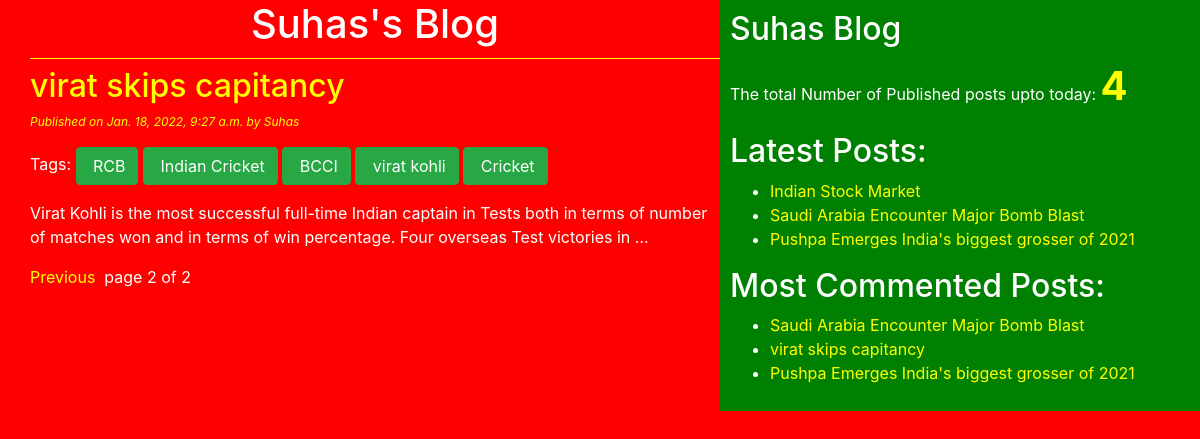
Screenshot of /?page=2 with the database file from the repository.
### testapp/models.py (models this page shows, shortened)
class Post(models.Model):
    STATUS_CHOICES=(('draft','Draft'),('published','Published'))
    title=models.CharField(max_length=250)
    slug=models.SlugField(max_length=400)
    author=models.ForeignKey(User,related_name='blog_posts',on_delete=models.CASCADE)
    body=models.TextField()
    publish=models.DateTimeField(default=timezone.now)
    created=models.DateTimeField(auto_now_add=True)
    updated=models.DateTimeField(auto_now=True)
    status=models.CharField(max_length=10,choices=STATUS_CHOICES,default='draft')
    tags=TaggableManager()
    class Meta:
        ordering=('-publish',)
    def get_absolute_url(self):
        return reverse('blog_detail',args=[self.publish.year,self.publish.strftime('%m'),self.publish.strftime('%d'),self.slug])

### testapp/views.py (the view)
# urls.py: path('', views.post_list_view),
def post_list_view(request,tag_slug=None):
    post_list=Post.objects.all()
    tag=None
    if tag_slug:
        tag=get_object_or_404(Tag,slug=tag_slug)
        post_list=post_list.filter(tags__in=[tag])
    paginator=Paginator(post_list,3)
    page_number=request.GET.get('page')
    try:
        post_list=paginator.page(page_number)
    except PageNotAnInteger:
        post_list=paginator.page(1)
    except EmptyPage:
        post_list=paginator.page(paginator.num_pages)
    return render(request,'testapp/post_list.html',{'post_list':post_list,'tag':tag})

### testapp/templatetags/blog_tags.py (called while the page is built)
@register.simple_tag(name='my_tag')
def total_posts():
    return Post.objects.count()

@register.inclusion_tag('testapp/latestpost123.html')
def show_latest_posts():
    latest_posts=Post.objects.order_by('-publish')[:3]
    return {'latest_posts':latest_posts}

@register.simple_tag()
def get_most_commented_posts(count=3):
    return Post.objects.annotate(total_comments=Count('comments')).order_by('-total_comments')[:count]

### templates/testapp/post_list.html (shortened to what this page needs)
<!DOCTYPE html>
{%extends 'testapp/base.html'%}
{%load static%}
{%block body_block%}
<h1>Suhas's Blog</h1>
{%for post in post_list%}
<h2 ><a href="{{post.get_absolute_url}}">{{post.title}}</a></a></h2>
<p id='date'>Published on {{post.publish}} by {{post.author | title}}</p>
<p>Tags:
  {%for tag in post.tags.all%}
  <a href="{%url 'post_list_by_tag_name' tag.slug%}" class="btn btn-success">&nbsp{{tag.name}}</a>
{%endfor%}
  </p>
<p>{{post.body| truncatewords:30|linebreaks}}</p>
{%endfor%}
{%include 'testapp/pagenation.html' with page=post_list%}
{%endblock%}

### templates/testapp/base.html (shortened to what this page needs)
<!DOCTYPE html>
{%load blog_tags%}
{%load static%}
<html lang="en" dir="ltr">
  <head>
    <link rel="stylesheet" href="https://cdn.jsdelivr.net/npm/bootstrap@4.5.3/dist/css/bootstrap.min.css">
<link rel="stylesheet" href="https://cdn.jsdelivr.net/npm/bootstrap@4.5.3/dist/css/bootstrap.min.css">
<link rel="stylesheet" href="{%static "css/blogstyles.css"%}">
  </head>
  <body>
    <div class="content">
      {%block body_block%}
      {%endblock%}
    </div>
    <div class="sidebar">
        <h2>Suhas Blog</h2>
      <p>The total Number of Published posts upto today: <span id="tag">{%my_tag%}</span></p>
      <h2>Latest Posts:</h2>{%show_latest_posts%}
       <h2>Most Commented Posts:</h2>
       {%get_most_commented_posts as most_commented_posts%}
       <ul>
         {%for post in most_commented_posts%}
         <li><a href="{{post.get_absolute_url}}">{{post.title}}</a></li>
         {%endfor%}
       </ul>
</div>
  </body>
</html>

### templates/testapp/latestpost123.html
<ul>
  {%for post in latest_posts%}
  <li> <a href="{{post.get_absolute_url}}">{{post.title}}</a></li>
  {%endfor%}
</ul>

### static/css/blogstyles.css (style rules this page uses)
.content { width:60%; float:left; padding: 0 0 0 30px; background: red; height: 100%; }
.sidebar { width: 40%; float: right; padding: 10px; background: green; height: 100% }
h1 { text-align: center; border-bottom: 1px solid yellow; padding-bottom: 10px; }
body { color: white; background: red; }
a { color: yellow; }
#date { color:yellow; font-size: 12px; font-style:italic; }
#tag { font-size: 40px; color:yellow; font-weight: bold; }

### rows the page displays
Post: title "virat skips capitancy", publish "Jan. 18, 2022, 9:27 a.m.", author "Suhas", body "Virat Kohli is the most successful full-time Indian captain in Tests both in terms of number of matches won and in terms of win percentage. Four overseas Test victories in …"
Tag: name "RCB"
Tag: name "Indian Cricket"
Tag: name "BCCI"
Tag: name "virat kohli"
Tag: name "Cricket"
Post: title "Indian Stock Market"
Post: title "Saudi Arabia Encounter Major Bomb Blast"
Post: title "Pushpa Emerges India's biggest grosser of 2021"

### other values shown
{{ page.number }} "2"
{{ page.paginator.num_pages }} "2"
